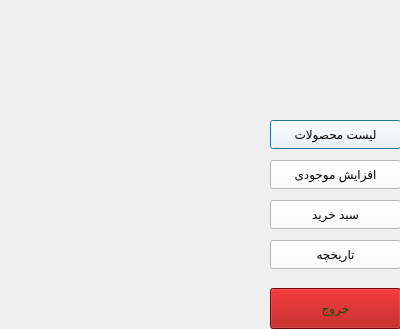
<?xml version="1.0" encoding="UTF-8"?>
<ui version="4.0">
 <class>client_meno</class>
 <widget class="QDialog" name="client_meno">
  <property name="geometry">
   <rect>
    <x>0</x>
    <y>0</y>
    <width>400</width>
    <height>329</height>
   </rect>
  </property>
  <property name="windowTitle">
   <string>Dialog</string>
  </property>
  <property name="styleSheet">
   <string notr="true">background-image: url(:/photos/clientglob.png);</string>
  </property>
  <widget class="QPushButton" name="pushButton">
   <property name="geometry">
    <rect>
     <x>270</x>
     <y>120</y>
     <width>131</width>
     <height>29</height>
    </rect>
   </property>
   <property name="styleSheet">
    <string notr="true">background-image: url();
background-color: rgb(255, 255, 255);
color: rgb(0, 0, 0);</string>
   </property>
   <property name="text">
    <string>لیست محصولات</string>
   </property>
  </widget>
  <widget class="QPushButton" name="pushButton_4">
   <property name="geometry">
    <rect>
     <x>270</x>
     <y>160</y>
     <width>131</width>
     <height>29</height>
    </rect>
   </property>
   <property name="styleSheet">
    <string notr="true">background-image: url();
background-color: rgb(255, 255, 255);
color: rgb(0, 0, 0);</string>
   </property>
   <property name="text">
    <string>افزایش موجودی</string>
   </property>
  </widget>
  <widget class="QPushButton" name="pushButton_3">
   <property name="geometry">
    <rect>
     <x>270</x>
     <y>200</y>
     <width>131</width>
     <height>29</height>
    </rect>
   </property>
   <property name="styleSheet">
    <string notr="true">background-image: url();
background-color: rgb(255, 255, 255);
color: rgb(0, 0, 0);</string>
   </property>
   <property name="text">
    <string>سبد خرید</string>
   </property>
  </widget>
  <widget class="QPushButton" name="pushButton_2">
   <property name="geometry">
    <rect>
     <x>270</x>
     <y>240</y>
     <width>131</width>
     <height>29</height>
    </rect>
   </property>
   <property name="styleSheet">
    <string notr="true">background-image: url();
background-color: rgb(255, 255, 255);
color: rgb(0, 0, 0);</string>
   </property>
   <property name="text">
    <string>تاریخچه</string>
   </property>
  </widget>
  <widget class="QPushButton" name="exit">
   <property name="geometry">
    <rect>
     <x>270</x>
     <y>288</y>
     <width>131</width>
     <height>41</height>
    </rect>
   </property>
   <property name="styleSheet">
    <string notr="true">background-image: url();
background-color: rgb(170, 0, 0);
color: rgb(0, 85, 0);</string>
   </property>
   <property name="text">
    <string>خروج</string>
   </property>
  </widget>
 </widget>
 <resources/>
 <connections/>
</ui>
